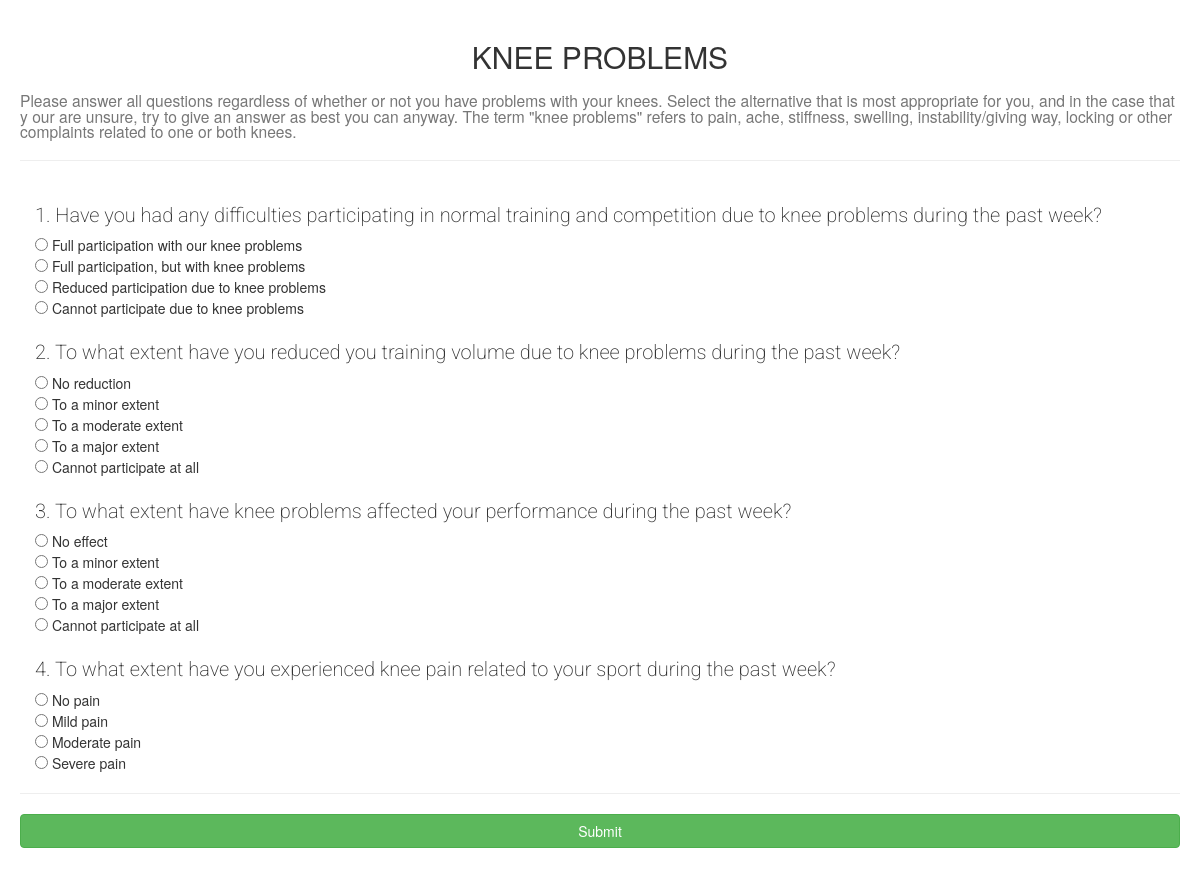
Page /questionnaire/2/ on the earlier database version.
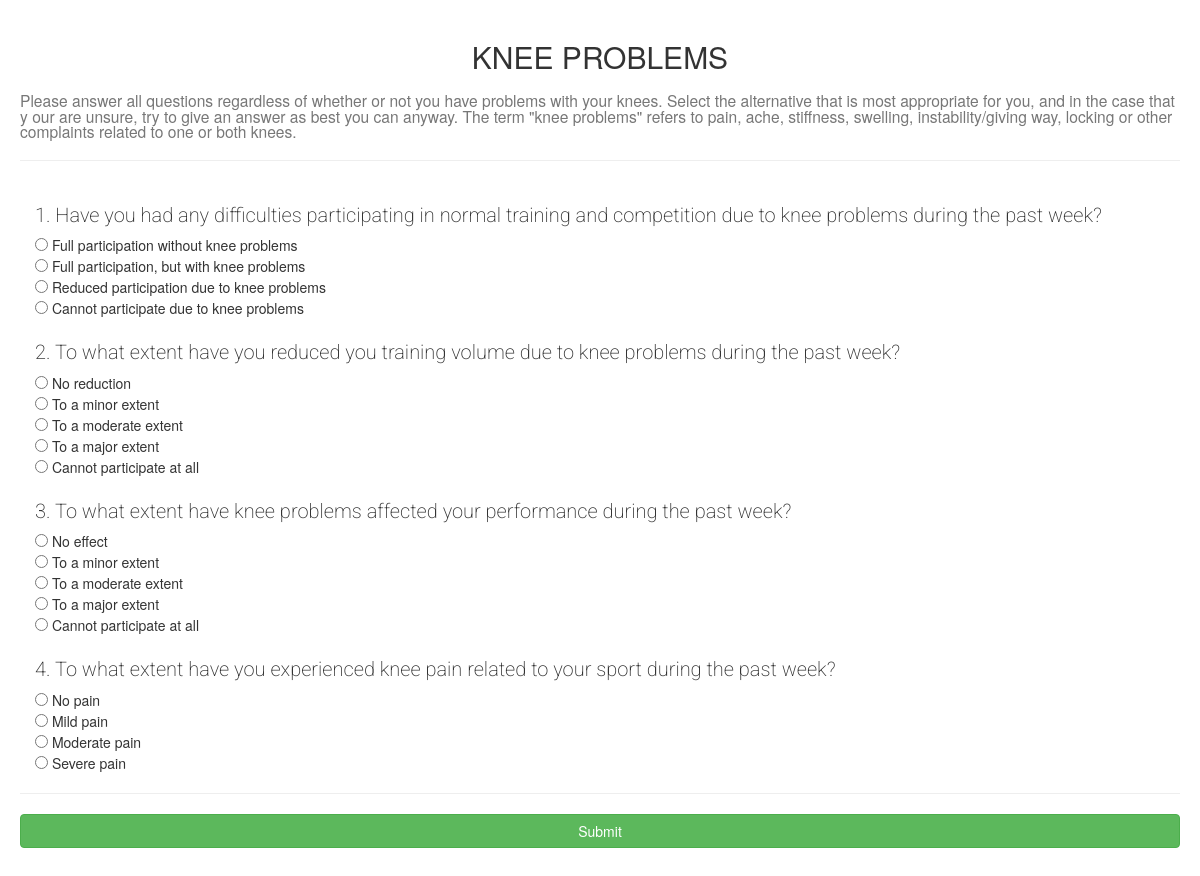
Same page on the later database version.
### questionnaire/models.py (models this page shows, shortened)
class Option(models.Model):
    id = models.AutoField(primary_key=True)
    question = models.ForeignKey(Question)
    option_order = models.SmallIntegerField()  # max: +/-32767
    option_text = models.TextField()
    score = models.IntegerField()
    class Meta:
        managed = False
        db_table = 'option'

### questionnaire/views.py (the view)
# urls.py: url(r'^(?P<qid>[0-9]+)/$', views.questionView, name='question'),
def questionView(request, qid):
    context = {'questionnaire': None,
               'questions': []}
    context['questionnaire'] = Questionnaire.objects.get(id=qid)
    questions = Question.objects.filter(questionnaire__id=qid).order_by(
        'question_order')
    for question in questions:
        qobj = {'order': question.question_order,
                'question_text': question.question_text,
                'type': question.question_type,
                'options': Option.objects.filter(
                    Q(question__id=question.id) & Q(option_order__gt=0))
                    .order_by('option_order'),
                }
        if qobj['type'] == 'SCALE':
            qobj['labels'] = Option.objects.filter(
                Q(question__id=question.id) & Q(option_order__lte=0)
            ).values_list('option_text', flat=True).order_by('option_order')
        context['questions'].append(qobj)
    return render(request, 'questionnaire/question.html', context)

### questionnaire/templates/questionnaire/question.html (shortened to what this page needs)
{% load static %}
<html>
<head>
    <link rel="stylesheet"
          href="https://maxcdn.bootstrapcdn.com/bootstrap/3.3.7/css/bootstrap.min.css"
>
    <link href="{% static 'questionnaire/style.css' %}" rel="stylesheet"
          type="text/css">
</head>
<body>
<h2>
    <center>{{questionnaire.title}}</center>
</h2>
<h3>
    <small>{{questionnaire.description}}</small>
</h3>
<hr>
<form>
    <div class="container-fluid">
        {% for question in questions %}
        <div id="{{questionnaire.id}}-{{question.order}}">
            <label class="question-label">
                <span class="question_id">{{question.order}}. </span>{{question.question_text}}</label>
            {% if question.type == 'SCALE' %}
            <div class="one-question-domain">
                <label class="one-question-domain-left">{{question.labels.0}}</label>
                <label class="one-question-domain-right">{{question.labels.1}}</label>
                <div class="btn-group btn-group-justified">
                    {% for option in question.options%}
                    <div class="btn-group" role="group">
                        <button type="button"
                                name={{question.order}}
                                class="btn btn-default">
                            {{option.option_text}}
                        </button>
                    </div>
                    {% endfor %}
                </div>
            </div>
            {% else %}
            <div>
                {% for option in question.options%}
                <input type="radio"
                       name={{option.question.id}}
                       value={{option.option_order}}>
                {{option.option_text}} <br>
                {% endfor %}
            </div>
            {% endif %}
        </div>
        {% endfor %}
    </div>
    <hr>
    <button type="submit" class="btn btn-success btn-block">Submit</button>
</form>
</body>
</html>

Differences in the rows shown:
changed Option: option_text "Full participation with our knee problems" → "Full participation without knee problems"
